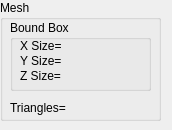
<?xml version="1.0" encoding="UTF-8"?>
<ui version="4.0">
 <class>toolTabShortInfoBox</class>
 <widget class="QWidget" name="toolTabShortInfoBox">
  <property name="geometry">
   <rect>
    <x>0</x>
    <y>0</y>
    <width>172</width>
    <height>130</height>
   </rect>
  </property>
  <property name="windowTitle">
   <string>Form</string>
  </property>
  <widget class="QGroupBox" name="meshGroup">
   <property name="geometry">
    <rect>
     <x>0</x>
     <y>0</y>
     <width>161</width>
     <height>121</height>
    </rect>
   </property>
   <property name="title">
    <string>Mesh</string>
   </property>
   <widget class="QGroupBox" name="boundBoxGroup">
    <property name="geometry">
     <rect>
      <x>10</x>
      <y>20</y>
      <width>141</width>
      <height>71</height>
     </rect>
    </property>
    <property name="title">
     <string>Bound Box</string>
    </property>
    <widget class="QLabel" name="xSizeLabel">
     <property name="geometry">
      <rect>
       <x>10</x>
       <y>15</y>
       <width>111</width>
       <height>21</height>
      </rect>
     </property>
     <property name="text">
      <string>X Size= </string>
     </property>
    </widget>
    <widget class="QLabel" name="ySizeLabel">
     <property name="geometry">
      <rect>
       <x>10</x>
       <y>30</y>
       <width>111</width>
       <height>21</height>
      </rect>
     </property>
     <property name="text">
      <string>Y Size= </string>
     </property>
    </widget>
    <widget class="QLabel" name="zSizeLabel">
     <property name="geometry">
      <rect>
       <x>10</x>
       <y>45</y>
       <width>111</width>
       <height>21</height>
      </rect>
     </property>
     <property name="text">
      <string>Z Size= </string>
     </property>
    </widget>
   </widget>
   <widget class="QLabel" name="trianglesValueLabel">
    <property name="geometry">
     <rect>
      <x>10</x>
      <y>100</y>
      <width>151</width>
      <height>16</height>
     </rect>
    </property>
    <property name="text">
     <string>Triangles=</string>
    </property>
   </widget>
  </widget>
 </widget>
 <resources/>
 <connections/>
</ui>
